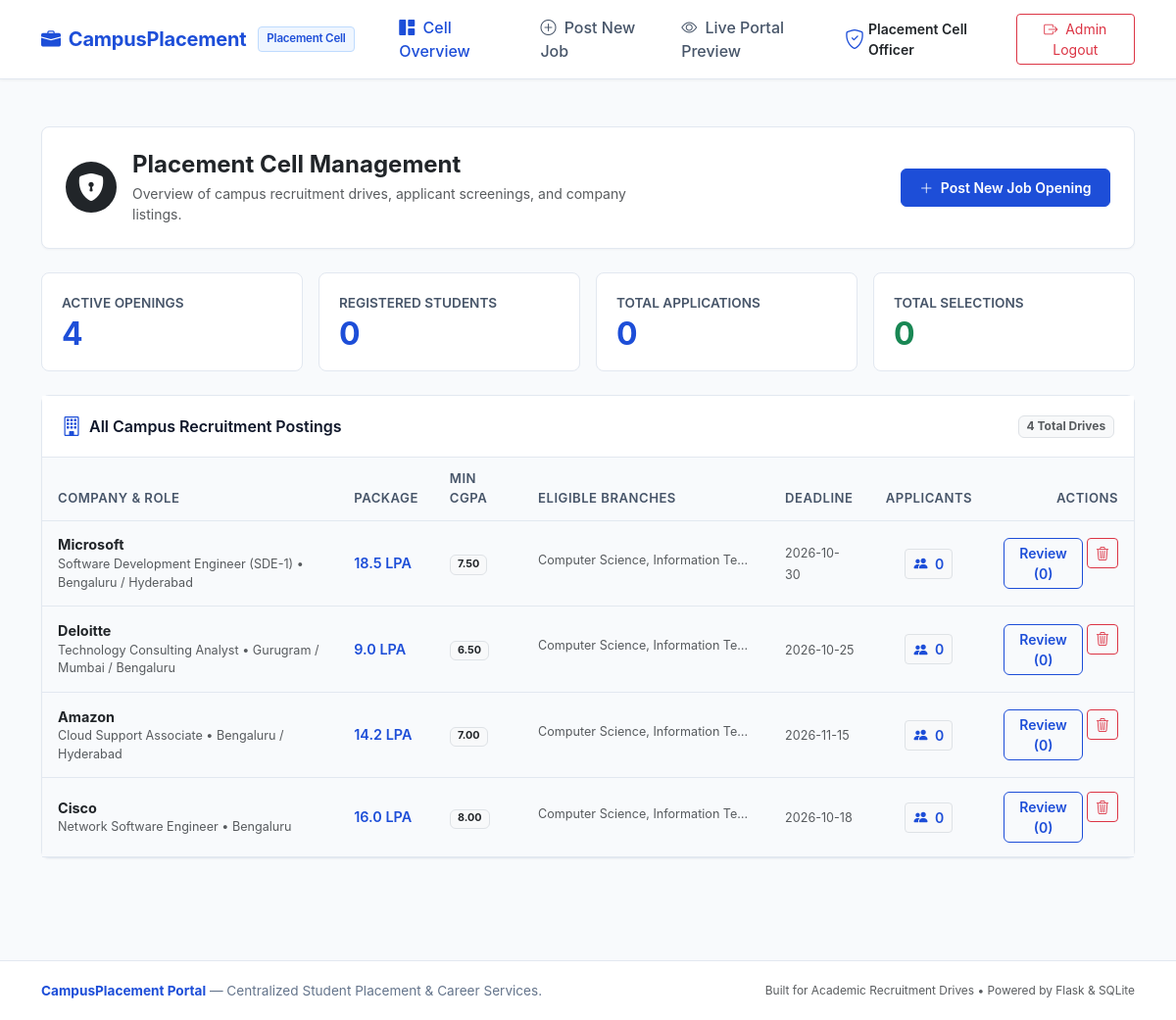
Screenshot of /admin/dashboard (signed in) with the database file from the repository.
### tables this page shows
CREATE TABLE admins (
        id INTEGER PRIMARY KEY AUTOINCREMENT,
        username TEXT UNIQUE NOT NULL,
        password_hash TEXT NOT NULL,
        name TEXT NOT NULL,
        created_at TIMESTAMP DEFAULT CURRENT_TIMESTAMP
    );

CREATE TABLE jobs (
        id INTEGER PRIMARY KEY AUTOINCREMENT,
        company_name TEXT NOT NULL,
        role_title TEXT NOT NULL,
        description TEXT NOT NULL,
        location TEXT NOT NULL,
        package_lpa REAL NOT NULL,
        min_cgpa REAL NOT NULL,
        eligible_branches TEXT NOT NULL,
        deadline TEXT NOT NULL,
        created_at TIMESTAMP DEFAULT CURRENT_TIMESTAMP
    );

### app.py (the view)
@app.route("/admin/dashboard")
@admin_required
def admin_dashboard():
    conn = get_db()
    total_jobs = conn.execute("SELECT COUNT(*) AS c FROM jobs").fetchone()["c"]
    total_students = conn.execute("SELECT COUNT(*) AS c FROM students").fetchone()["c"]
    total_applications = conn.execute("SELECT COUNT(*) AS c FROM applications").fetchone()["c"]
    selected_count = conn.execute("SELECT COUNT(*) AS c FROM applications WHERE status = 'Selected'").fetchone()["c"]
    jobs = conn.execute(
        """
        SELECT
            j.*,
            COUNT(a.id) AS applicant_count
        FROM jobs j
        LEFT JOIN applications a ON j.id = a.job_id
        GROUP BY j.id
        ORDER BY j.created_at DESC
        """
    ).fetchall()
    conn.close()
    metrics = {
        "total_jobs": total_jobs,
        "total_students": total_students,
        "total_applications": total_applications,
        "selected_count": selected_count
    }
    return render_template("admin/dashboard.html", jobs=jobs, metrics=metrics)

### app.py (called while the page is built)
def get_current_student():
    if session.get("role") == "student" and "user_id" in session:
        conn = get_db()
        student = conn.execute("SELECT * FROM students WHERE id = ?", (session["user_id"],)).fetchone()
        conn.close()
        return student
    return None

def get_current_admin():
    if session.get("role") == "admin" and "admin_id" in session:
        conn = get_db()
        admin = conn.execute("SELECT * FROM admins WHERE id = ?", (session["admin_id"],)).fetchone()
        conn.close()
        return admin
    return None

@app.context_processor
def inject_user_context():
    student = get_current_student()
    admin = get_current_admin()
    return {
        "current_student": student,
        "current_admin": admin,
        "current_role": session.get("role")
    }

def admin_required(view_func):
    @functools.wraps(view_func)
    def wrapped_view(*args, **kwargs):
        if session.get("role") != "admin" or "admin_id" not in session:
            flash("Administrator login required.", "warning")
            return redirect(url_for("admin_login", next=request.path))
        return view_func(*args, **kwargs)
    return wrapped_view

### db.py (called while the page is built)
def get_db():
    conn = sqlite3.connect(DB_PATH)
    conn.row_factory = sqlite3.Row
    conn.execute("PRAGMA foreign_keys = ON")
    return conn

### templates/admin/dashboard.html (shortened to what this page needs)
{% extends "base.html" %}
{% block content %}
<div class="container py-3">
  <div class="card card-clean mb-4 bg-white p-4">
    <div class="row align-items-center">
      <div class="col-md-7 mb-3 mb-md-0">
        <div class="d-flex align-items-center gap-3">
          <div class="bg-dark text-white rounded-circle d-flex align-items-center justify-content-center" style="width: 52px; height: 52px; min-width: 52px;">
            <i class="bi bi-shield-lock-fill fs-3"></i>
          </div>
          <div>
            <h4 class="fw-bold mb-1 text-dark">Placement Cell Management</h4>
            <p class="text-muted small mb-0">Overview of campus recruitment drives, applicant screenings, and company listings.</p>
          </div>
        </div>
      </div>
      <div class="col-md-5 text-md-end">
        <a href="{{ url_for('post_job') }}" class="btn btn-primary btn-sm">
          <i class="bi bi-plus-lg me-1"></i> Post New Job Opening
        </a>
      </div>
    </div>
  </div>
  <div class="row g-3 mb-4">
    <div class="col-6 col-lg-3">
      <div class="metric-box">
        <div class="metric-label">ACTIVE OPENINGS</div>
        <div class="metric-number">{{ metrics.total_jobs }}</div>
      </div>
    </div>
    <div class="col-6 col-lg-3">
      <div class="metric-box">
        <div class="metric-label">REGISTERED STUDENTS</div>
        <div class="metric-number">{{ metrics.total_students }}</div>
      </div>
    </div>
    <div class="col-6 col-lg-3">
      <div class="metric-box">
        <div class="metric-label">TOTAL APPLICATIONS</div>
        <div class="metric-number text-primary">{{ metrics.total_applications }}</div>
      </div>
    </div>
    <div class="col-6 col-lg-3">
      <div class="metric-box">
        <div class="metric-label">TOTAL SELECTIONS</div>
        <div class="metric-number text-success">{{ metrics.selected_count }}</div>
      </div>
    </div>
  </div>
  <div class="card card-clean mb-4 bg-white">
    <div class="card-header-clean d-flex justify-content-between align-items-center">
      <div class="d-flex align-items-center gap-2">
        <i class="bi bi-building text-primary fs-5"></i>
        <span>All Campus Recruitment Postings</span>
      </div>
      <span class="badge bg-light text-muted border">{{ jobs|length }} Total Drives</span>
    </div>
    <div class="card-body p-0">
      {% if jobs %}
        <div class="table-responsive">
          <table class="table table-placement table-hover mb-0">
            <thead>
              <tr>
                <th>Company &amp; Role</th>
                <th>Package</th>
                <th>Min CGPA</th>
                <th>Eligible Branches</th>
                <th>Deadline</th>
                <th class="text-center">Applicants</th>
                <th class="text-end">Actions</th>
              </tr>
            </thead>
            <tbody>
              {% for job in jobs %}
                <tr>
                  <td>
                    <div class="fw-bold text-dark">{{ job.company_name }}</div>
                    <div class="small text-muted">{{ job.role_title }} &bull; {{ job.location }}</div>
                  </td>
                  <td>
                    <span class="fw-semibold text-primary">{{ "%.1f"|format(job.package_lpa) }} LPA</span>
                  </td>
                  <td>
                    <span class="badge bg-light text-dark border">{{ "%.2f"|format(job.min_cgpa) }}</span>
                  </td>
                  <td>
                    <span class="small text-muted text-truncate d-inline-block" style="max-width: 220px;" title="{{ job.eligible_branches }}">
                      {{ job.eligible_branches }}
                    </span>
                  </td>
                  <td>
                    <span class="small text-muted">{{ job.deadline }}</span>
                  </td>
                  <td class="text-center">
                    <a href="{{ url_for('view_applicants', job_id=job.id) }}" class="btn btn-sm btn-light border text-primary fw-semibold position-relative">
                      <i class="bi bi-people-fill me-1"></i>
                      <span>{{ job.applicant_count }}</span>
                    </a>
                  </td>
                  <td class="text-end">
                    <div class="d-inline-flex gap-1">
                      <a href="{{ url_for('view_applicants', job_id=job.id) }}" class="btn btn-sm btn-outline-primary" title="View & Manage Applicants">
                        Review ({{ job.applicant_count }})
                      </a>
                      <form method="POST" action="{{ url_for('delete_job', job_id=job.id) }}" class="form-confirm-delete d-inline" data-entity-name="{{ job.company_name }} - {{ job.role_title }}">
                        <button type="submit" class="btn btn-sm btn-outline-danger" title="Delete Job Opening">
                          <i class="bi bi-trash3"></i>
                        </button>
                      </form>
                    </div>
                  </td>
                </tr>
              {% endfor %}
            </tbody>
          </table>
        </div>
      {% endif %}
    </div>
  </div>
</div>
{% endblock %}

### templates/base.html (shortened to what this page needs)
<!DOCTYPE html>
<html lang="en">
<head>
  <link href="https://cdn.jsdelivr.net/npm/bootstrap@5.3.3/dist/css/bootstrap.min.css" rel="stylesheet">
  <link rel="stylesheet" href="https://cdn.jsdelivr.net/npm/bootstrap-icons@1.11.3/font/bootstrap-icons.min.css">
  <link rel="stylesheet" href="{{ url_for('static', filename='css/style.css') }}">
</head>
<body>
  <header>
    <nav class="navbar navbar-expand-lg navbar-placement sticky-top">
      <div class="container">
        <a class="navbar-brand" href="{{ url_for('index') }}">
          <i class="bi bi-briefcase-fill"></i>
          <span>CampusPlacement</span>
          {% if current_role == 'admin' %}
            <span class="brand-badge ms-1">Placement Cell</span>
          {% else %}
            <span class="brand-badge ms-1">Student Portal</span>
          {% endif %}
        </a>
        <div class="collapse navbar-collapse" id="navbarContent">
          <ul class="navbar-nav me-auto mb-2 mb-lg-0 ms-lg-3">
            {% if current_role == 'student' %}
              <li class="nav-item">
                <a class="nav-link {% if request.endpoint == 'student_dashboard' %}active{% endif %}" href="{{ url_for('student_dashboard') }}">
                  <i class="bi bi-speedometer2 me-1"></i> My Dashboard
                </a>
              </li>
              <li class="nav-item">
                <a class="nav-link {% if request.endpoint == 'job_list' %}active{% endif %}" href="{{ url_for('job_list') }}">
                  <i class="bi bi-search me-1"></i> Browse Openings
                </a>
              </li>
              <li class="nav-item">
                <a class="nav-link {% if request.endpoint == 'profile' %}active{% endif %}" href="{{ url_for('profile') }}">
                  <i class="bi bi-person-lines-fill me-1"></i> Profile
                </a>
              </li>
            {% elif current_role == 'admin' %}
              <li class="nav-item">
                <a class="nav-link {% if request.endpoint == 'admin_dashboard' %}active{% endif %}" href="{{ url_for('admin_dashboard') }}">
                  <i class="bi bi-grid-1x2-fill me-1"></i> Cell Overview
                </a>
              </li>
              <li class="nav-item">
                <a class="nav-link {% if request.endpoint == 'post_job' %}active{% endif %}" href="{{ url_for('post_job') }}">
                  <i class="bi bi-plus-circle me-1"></i> Post New Job
                </a>
              </li>
              <li class="nav-item">
                <a class="nav-link {% if request.endpoint == 'job_list' %}active{% endif %}" href="{{ url_for('job_list') }}">
                  <i class="bi bi-eye me-1"></i> Live Portal Preview
                </a>
              </li>
            {% else %}
              <li class="nav-item">
                <a class="nav-link {% if request.endpoint == 'job_list' %}active{% endif %}" href="{{ url_for('job_list') }}">
                  <i class="bi bi-search me-1"></i> Explore Jobs
                </a>
              </li>
            {% endif %}
          </ul>
          <div class="d-flex align-items-center gap-2">
            {% if current_role == 'student' %}
              <div class="d-flex align-items-center me-2 text-muted small">
                <i class="bi bi-person-circle fs-5 me-1 text-primary"></i>
                <span class="fw-semibold text-dark">{{ current_student.name }}</span>
                <span class="mx-1 text-secondary">|</span>
                <span class="badge bg-light text-dark border">{{ current_student.branch }}</span>
              </div>
              <a href="{{ url_for('logout') }}" class="btn btn-sm btn-outline-primary">
                <i class="bi bi-box-arrow-right me-1"></i> Logout
              </a>
            {% elif current_role == 'admin' %}
              <div class="d-flex align-items-center me-2 text-muted small">
                <i class="bi bi-shield-check fs-5 me-1 text-primary"></i>
                <span class="fw-semibold text-dark">{{ current_admin.name }}</span>
              </div>
              <a href="{{ url_for('admin_logout') }}" class="btn btn-sm btn-outline-danger">
                <i class="bi bi-box-arrow-right me-1"></i> Admin Logout
              </a>
            {% endif %}
          </div>
        </div>
      </div>
    </nav>
  </header>
  <main class="py-3">
    {% block content %}{% endblock %}
  </main>
  <footer class="footer-placement">
    <div class="container text-center">
      <div class="row align-items-center">
        <div class="col-md-6 text-md-start mb-2 mb-md-0">
          <span class="fw-bold text-primary">CampusPlacement Portal</span> &mdash; Centralized Student Placement & Career Services.
        </div>
        <div class="col-md-6 text-md-end text-muted small">
          Built for Academic Recruitment Drives &bull; Powered by Flask &amp; SQLite
        </div>
      </div>
    </div>
  </footer>
</body>
</html>

### static/css/style.css (style rules this page uses)
:root { --primary-blue: #1d4ed8; --primary-blue-hover: #1e40af; --primary-blue-light: #eff6ff; --primary-blue-border: #bfdbfe; --bg-page: #f8fafc; --bg-card: #ffffff; --bg-subtle: #f1f5f9; --border-color: #e2e8f0; --border-color-darker: #cbd5e1; --text-main: #0f172a; --text-muted: #475569; --text-light: #64748b; --status-applied-bg: #eff6ff; --status-applied-text: #1d4ed8; --status-applied-border: #bfdbfe; --status-shortlisted-bg: #fffbeb; --status-shortlisted-text: #b45309; --status-shortlisted-border: #fde68a; --status-selected-bg: #ecfdf5; --status-selected-text: #047857; --status-selected-border: #a7f3d0; --status-rejected-bg: #fef2f2; --status-rejected-text: #b91c1c; --status-rejected-border: #fecaca; --bs-primary: #1d4ed8; --bs-primary-rgb: 29, 78, 216; --bs-link-color: #1d4ed8; --bs-link-hover-color: #1e40af; --bs-body-font-family: -apple-system, BlinkMacSystemFont, "Segoe UI", Roboto, "Helvetica Neue", Arial, sans-serif; --bs-body-color: var(--text-main); --bs-body-bg: var(--bg-page); }
body { background-color: var(--bg-page); color: var(--text-main); font-family: var(--bs-body-font-family); min-height: 100vh; display: flex; flex-direction: column; }
main { flex: 1 0 auto; }
.navbar-placement { background-color: #ffffff; border-bottom: 1px solid var(--border-color); box-shadow: 0 1px 3px rgba(0, 0, 0, 0.05); }
.navbar-brand { font-weight: 700; font-size: 1.25rem; color: var(--primary-blue) !important; letter-spacing: -0.2px; display: flex; align-items: center; gap: 0.5rem; }
.navbar-brand .brand-badge { font-size: 0.72rem; font-weight: 600; padding: 0.2rem 0.5rem; border-radius: 4px; background-color: var(--primary-blue-light); color: var(--primary-blue); border: 1px solid var(--primary-blue-border); }
.nav-link { color: var(--text-muted); font-weight: 500; padding: 0.5rem 0.85rem !important; transition: color 0.15s ease-in-out; }
.nav-link:hover, .nav-link.active { color: var(--primary-blue) !important; }
.btn-primary { background-color: var(--primary-blue); border-color: var(--primary-blue); color: #ffffff; font-weight: 600; padding: 0.5rem 1.15rem; border-radius: 6px; transition: all 0.15s ease; }
.btn-outline-primary { color: var(--primary-blue); border-color: var(--primary-blue); font-weight: 600; border-radius: 6px; }
.card-clean { background-color: var(--bg-card); border: 1px solid var(--border-color); border-radius: 8px; box-shadow: 0 1px 2px rgba(15, 23, 42, 0.04); }
.card-header-clean { background-color: #ffffff; border-bottom: 1px solid var(--border-color); padding: 1rem 1.25rem; font-weight: 600; color: var(--text-main); }
.metric-box { background-color: var(--bg-card); border: 1px solid var(--border-color); border-radius: 8px; padding: 1.25rem; height: 100%; }
.metric-number { font-size: 2rem; font-weight: 700; color: var(--primary-blue); line-height: 1.1; margin-top: 0.25rem; }
.metric-label { font-size: 0.85rem; font-weight: 600; color: var(--text-muted); }
.table-placement { border-color: var(--border-color); vertical-align: middle; }
.table-placement th { background-color: #f8fafc; color: var(--text-muted); font-size: 0.82rem; font-weight: 600; text-transform: uppercase; letter-spacing: 0.5px; border-bottom: 1px solid var(--border-color); padding: 0.75rem 1rem; }
.table-placement td { padding: 0.85rem 1rem; color: var(--text-main); font-size: 0.9rem; }
.footer-placement { background-color: #ffffff; border-top: 1px solid var(--border-color); color: var(--text-light); font-size: 0.85rem; padding: 1.25rem 0; margin-top: 3rem; }

### rows the page displays
admins: name "Placement Cell Officer"
jobs: company_name "Microsoft", role_title "Software Development Engineer (SDE-1)", location "Bengaluru / Hyderabad", package_lpa "18.5", min_cgpa "7.50", eligible_branches "Computer Science, Information Te…", deadline "2026-10-30", applicant_count "0"
jobs: company_name "Deloitte", role_title "Technology Consulting Analyst", location "Gurugram / Mumbai / Bengaluru", package_lpa "9.0", min_cgpa "6.50", eligible_branches "Computer Science, Information Te…", deadline "2026-10-25", applicant_count "0"
jobs: company_name "Amazon", role_title "Cloud Support Associate", location "Bengaluru / Hyderabad", package_lpa "14.2", min_cgpa "7.00", eligible_branches "Computer Science, Information Te…", deadline "2026-11-15", applicant_count "0"
jobs: company_name "Cisco", role_title "Network Software Engineer", location "Bengaluru", package_lpa "16.0", min_cgpa "8.00", eligible_branches "Computer Science, Information Te…", deadline "2026-10-18", applicant_count "0"

### other values shown
{{ metrics.total_jobs }} "4"
{{ metrics.total_students }} "0"
{{ metrics.total_applications }} "0"
{{ metrics.selected_count }} "0"
{{ jobs|length }} "4"
